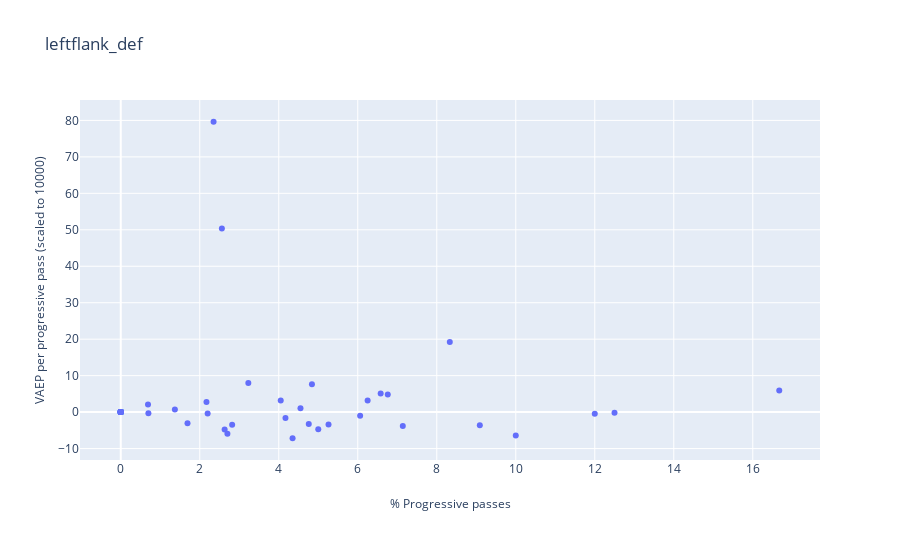
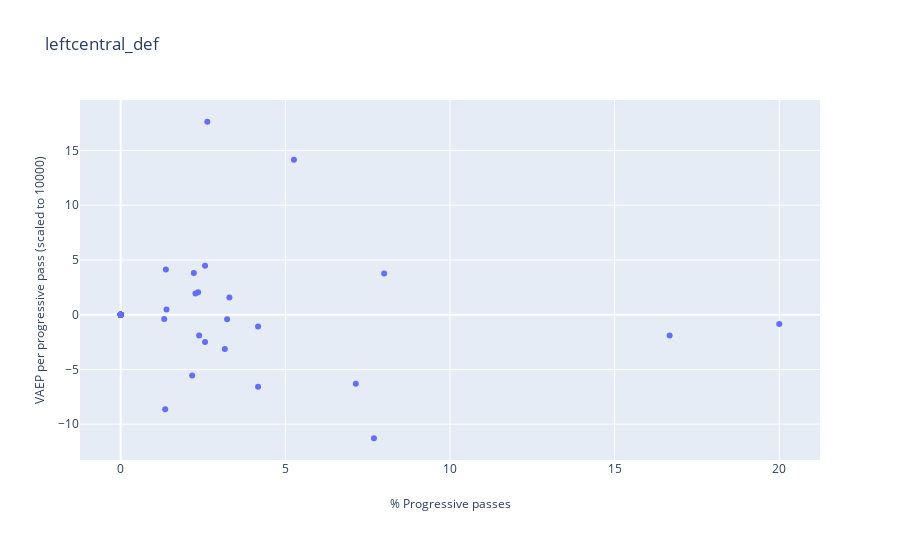
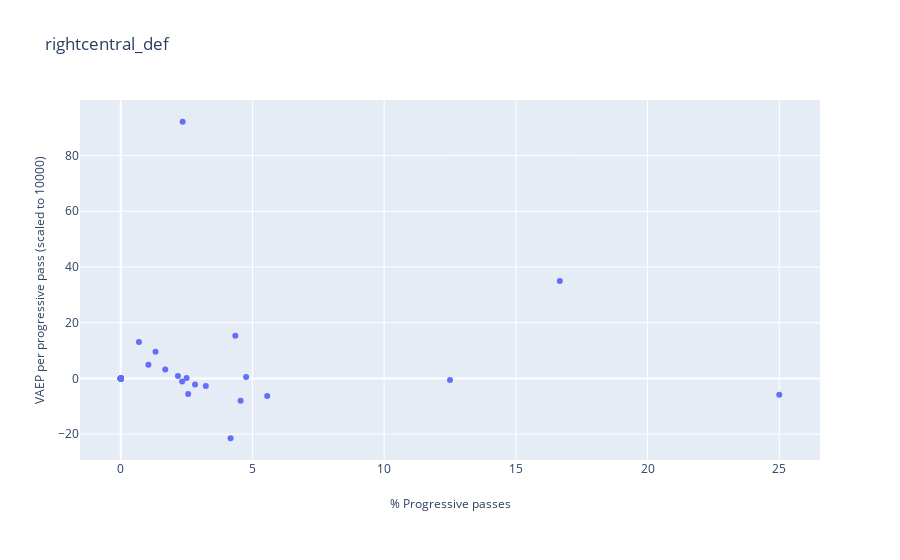
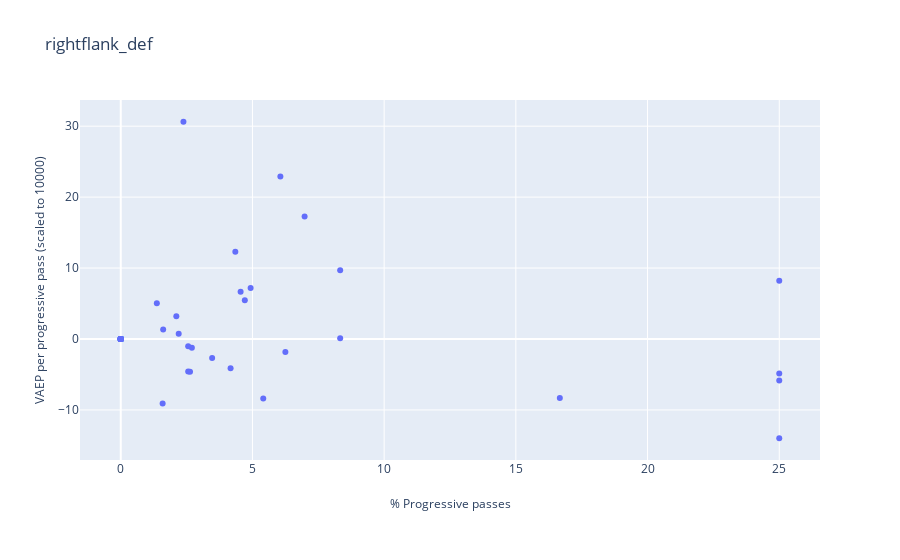

Notebook cell for these charts, in order:
### Code cell
plot_preference_value_region(defender_attrs_lcb_plot, result_type = 'inacc')

### Figure 1 — Plotly figure (JSON) as saved in the notebook; plotly's stock layout.template omitted (floating-point values rounded to 4 significant figures)
{"data": [{"mode": "markers", "name": "Plot0", "text": ["AaronCresswell LCB left", "AdrianMariappa L_CB right", "AhmedHegazi LCB right", "AhmedHegazi L_CB right", "AlfieMawson LCB right", "AlfieMawson L_CB right", "AngeloOgbonna LCB left", "AngeloOgbonna L_CB left", "AntonioRudiger LCB right", "AshleyWilliams L_CB right", "AymericLaporte L_CB left", "BenMee L_CB left", "BrunoMartinsIndi LCB left", "BrunoMartinsIndi L_CB left", "CalumChambers L_CB right", "ChrisSmalling L_CB right", "ChristianKabasele LCB right", "ChristianKabasele L_CB right", "ChristopherSchindler L_CB right", "CiaranClark LCB left", "CiaranClark L_CB left", "DeclanRice LCB right", "DejanLovren L_CB right", "EliaquimMangala L_CB left", "ErikPieters LCB left", "FlorianLejeune L_CB right", "GaryCahill LCB right", "GeoffCameron LCB right", "HarryMaguire L_CB right", "JamesCollins LCB right", "JamesTarkowski L_CB right", "JamesTomkins L_CB right", "JanVertonghen LCB left", "JanVertonghen L_CB left", "JonnyEvans LCB right", "JonnyEvans L_CB right", "JoseHolebas LCB left", "KevinWimmer LCB left", "KevinWimmer L_CB left", "KurtZouma L_CB right", "LaurentKoscielny LCB right", "LaurentKoscielny L_CB right", "LewisDunk L_CB right", "MamadouSakho L_CB left", "MarcosRojo L_CB left", "MayaYoshida L_CB right", "MichaelKeane L_CB right", "MiguelBritos LCB left", "MiguelBritos L_CB left", "NachoMonreal LCB left", "NachoMonreal L_CB left", "NathanAke LCB left", "NathanAke L_CB left", "NicolasOtamendi LCB right", "NicolasOtamendi L_CB right", "PaulDummett LCB left", "PhilJagielka LCB right", "PhilJagielka L_CB right", "PhilJones LCB right", "PhilJones L_CB right", "RagnarKlavan L_CB left", "RobHolding LCB right", "RobHolding L_CB right", "ScottDann L_CB right", "SeadKolasinac LCB left", "ShkodranMustafi L_CB right", "TobyAlderweireld L_CB right", "TyroneMings LCB left", "VictorNilssonLindelof L_CB right", "VirgilvanDijk L_CB right", "VirgilvanDijk L_CB right", "WesleyHoedt LCB left", "WesleyHoedt L_CB left", "WinstonReid L_CB right"], "type": "scatter", "x": [2.2, 0, 0, 2.17, 4.05, 2.82, 12.5, 0, 1.69, 0, 0, 6.58, 0, 0, 0, 0, 0, 2.56, 2.35, 0, 6.76, 10, 0, 0, 0, 4.84, 0, 0, 0.7, 0, 2.7, 9.09, 4.55, 5.26, 0, 5, 0, 3.23, 0, 6.25, 0, 0, 0.69, 6.06, 0, 16.67, 4.17, 0, 0, 2.63, 0, 8.33, 7.14, 0, 4.76, 0, 0, 0, 0, 12, 0, 0, 0, 0, 0, 0, 0, 0, 0, 0, 0, 4.35, 1.37, 0], "y": [-0.3853, 0, 0, 2.794, 3.152, -3.459, -0.1606, 0, -3.052, 0, 0, 5.114, 0, 0, 0, 0, 0, 50.39, 79.64, 0, 4.838, -6.416, 0, 0, 0, 7.617, 0, 0, -0.3445, 0, -5.912, -3.636, 1.061, -3.376, 0, -4.67, 0, 7.992, 0, 3.161, 0, 0, 2.079, -1.024, 0, 5.905, -1.605, 0, 0, -4.743, 0, 19.21, -3.8, 0, -3.267, 0, 0, 0, 0, -0.4637, 0, 0, 0, 0, 0, 0, 0, 0, 0, 0, 0, -7.171, 0.6906, 0]}], "layout": {"annotations": [{"showarrow": false, "text": "% Progressive passes", "x": 0.5, "xref": "paper", "y": -0.15, "yref": "paper"}, {"showarrow": false, "text": "VAEP per progressive pass (scaled to 10000)", "textangle": -90, "x": -0.07, "xref": "paper", "y": 0.5, "yref": "paper"}], "autosize": true, "margin": {"b": 100}, "title": {"text": "leftflank_def"}, "xaxis": {"autorange": true, "range": [-1.027, 17.7], "type": "linear"}, "yaxis": {"autorange": true, "range": [-13.66, 86.12], "type": "linear"}}}

### Figure 2 — Plotly figure (JSON) as saved in the notebook; plotly's stock layout.template omitted (floating-point values rounded to 4 significant figures)
{"data": [{"mode": "markers", "name": "Plot1", "text": ["AaronCresswell LCB left", "AdrianMariappa L_CB right", "AhmedHegazi LCB right", "AhmedHegazi L_CB right", "AlfieMawson LCB right", "AlfieMawson L_CB right", "AngeloOgbonna LCB left", "AngeloOgbonna L_CB left", "AntonioRudiger LCB right", "AshleyWilliams L_CB right", "AymericLaporte L_CB left", "BenMee L_CB left", "BrunoMartinsIndi LCB left", "BrunoMartinsIndi L_CB left", "CalumChambers L_CB right", "ChrisSmalling L_CB right", "ChristianKabasele LCB right", "ChristianKabasele L_CB right", "ChristopherSchindler L_CB right", "CiaranClark LCB left", "CiaranClark L_CB left", "DeclanRice LCB right", "DejanLovren L_CB right", "EliaquimMangala L_CB left", "ErikPieters LCB left", "FlorianLejeune L_CB right", "GaryCahill LCB right", "GeoffCameron LCB right", "HarryMaguire L_CB right", "JamesCollins LCB right", "JamesTarkowski L_CB right", "JamesTomkins L_CB right", "JanVertonghen LCB left", "JanVertonghen L_CB left", "JonnyEvans LCB right", "JonnyEvans L_CB right", "JoseHolebas LCB left", "KevinWimmer LCB left", "KevinWimmer L_CB left", "KurtZouma L_CB right", "LaurentKoscielny LCB right", "LaurentKoscielny L_CB right", "LewisDunk L_CB right", "MamadouSakho L_CB left", "MarcosRojo L_CB left", "MayaYoshida L_CB right", "MichaelKeane L_CB right", "MiguelBritos LCB left", "MiguelBritos L_CB left", "NachoMonreal LCB left", "NachoMonreal L_CB left", "NathanAke LCB left", "NathanAke L_CB left", "NicolasOtamendi LCB right", "NicolasOtamendi L_CB right", "PaulDummett LCB left", "PhilJagielka LCB right", "PhilJagielka L_CB right", "PhilJones LCB right", "PhilJones L_CB right", "RagnarKlavan L_CB left", "RobHolding LCB right", "RobHolding L_CB right", "ScottDann L_CB right", "SeadKolasinac LCB left", "ShkodranMustafi L_CB right", "TobyAlderweireld L_CB right", "TyroneMings LCB left", "VictorNilssonLindelof L_CB right", "VirgilvanDijk L_CB right", "VirgilvanDijk L_CB right", "WesleyHoedt LCB left", "WesleyHoedt L_CB left", "WinstonReid L_CB right"], "type": "scatter", "x": [3.3, 0, 7.14, 2.17, 1.35, 0, 0, 4.17, 0, 0, 0, 1.32, 0, 5.26, 0, 0, 0, 2.56, 2.35, 0, 0, 20, 4.17, 0, 0, 3.23, 2.56, 0, 0, 0, 0, 0, 2.27, 3.16, 0, 0, 0, 0, 0, 0, 0, 0, 1.39, 0, 0, 0, 0, 0, 7.69, 2.63, 0, 0, 2.38, 0, 0, 0, 0, 0, 0, 8, 2.22, 0, 0, 0, 0, 16.67, 0, 0, 0, 0, 0, 0, 1.37, 0], "y": [1.577, 0, -6.31, -5.56, -8.633, 0, 0, -6.577, 0, 0, 0, -0.3969, 0, 14.15, 0, 0, 0, -2.502, 2.054, 0, 0, -0.8604, -1.067, 0, 0, -0.4054, 4.466, 0, 0, 0, 0, 0, 1.948, -3.133, 0, 0, 0, 0, 0, 0, 0, 0, 0.4807, 0, 0, 0, 0, 0, -11.28, 17.62, 0, 0, -1.89, 0, 0, 0, 0, 0, 0, 3.764, 3.811, 0, 0, 0, 0, -1.908, 0, 0, 0, 0, 0, 0, 4.126, 0]}], "layout": {"annotations": [{"showarrow": false, "text": "% Progressive passes", "x": 0.5, "xref": "paper", "y": -0.15, "yref": "paper"}, {"showarrow": false, "text": "VAEP per progressive pass (scaled to 10000)", "textangle": -90, "x": -0.07, "xref": "paper", "y": 0.5, "yref": "paper"}], "autosize": true, "margin": {"b": 100}, "title": {"text": "leftcentral_def"}, "xaxis": {"autorange": true, "range": [-1.232, 21.23], "type": "linear"}, "yaxis": {"autorange": true, "range": [-13.44, 19.78], "type": "linear"}}}

### Figure 3 — Plotly figure (JSON) as saved in the notebook; plotly's stock layout.template omitted (floating-point values rounded to 4 significant figures)
{"data": [{"mode": "markers", "name": "Plot2", "text": ["AaronCresswell LCB left", "AdrianMariappa L_CB right", "AhmedHegazi LCB right", "AhmedHegazi L_CB right", "AlfieMawson LCB right", "AlfieMawson L_CB right", "AngeloOgbonna LCB left", "AngeloOgbonna L_CB left", "AntonioRudiger LCB right", "AshleyWilliams L_CB right", "AymericLaporte L_CB left", "BenMee L_CB left", "BrunoMartinsIndi LCB left", "BrunoMartinsIndi L_CB left", "CalumChambers L_CB right", "ChrisSmalling L_CB right", "ChristianKabasele LCB right", "ChristianKabasele L_CB right", "ChristopherSchindler L_CB right", "CiaranClark LCB left", "CiaranClark L_CB left", "DeclanRice LCB right", "DejanLovren L_CB right", "EliaquimMangala L_CB left", "ErikPieters LCB left", "FlorianLejeune L_CB right", "GaryCahill LCB right", "GeoffCameron LCB right", "HarryMaguire L_CB right", "JamesCollins LCB right", "JamesTarkowski L_CB right", "JamesTomkins L_CB right", "JanVertonghen LCB left", "JanVertonghen L_CB left", "JonnyEvans LCB right", "JonnyEvans L_CB right", "JoseHolebas LCB left", "KevinWimmer LCB left", "KevinWimmer L_CB left", "KurtZouma L_CB right", "LaurentKoscielny LCB right", "LaurentKoscielny L_CB right", "LewisDunk L_CB right", "MamadouSakho L_CB left", "MarcosRojo L_CB left", "MayaYoshida L_CB right", "MichaelKeane L_CB right", "MiguelBritos LCB left", "MiguelBritos L_CB left", "NachoMonreal LCB left", "NachoMonreal L_CB left", "NathanAke LCB left", "NathanAke L_CB left", "NicolasOtamendi LCB right", "NicolasOtamendi L_CB right", "PaulDummett LCB left", "PhilJagielka LCB right", "PhilJagielka L_CB right", "PhilJones LCB right", "PhilJones L_CB right", "RagnarKlavan L_CB left", "RobHolding LCB right", "RobHolding L_CB right", "ScottDann L_CB right", "SeadKolasinac LCB left", "ShkodranMustafi L_CB right", "TobyAlderweireld L_CB right", "TyroneMings LCB left", "VictorNilssonLindelof L_CB right", "VirgilvanDijk L_CB right", "VirgilvanDijk L_CB right", "WesleyHoedt LCB left", "WesleyHoedt L_CB left", "WinstonReid L_CB right"], "type": "scatter", "x": [0, 0, 0, 2.17, 0, 0, 0, 0, 1.69, 0, 4.55, 1.32, 0, 0, 0, 0, 0, 0, 2.35, 0, 0, 0, 0, 0, 0, 0, 2.56, 0, 2.82, 0, 0, 0, 0, 1.05, 0, 2.5, 0, 3.23, 0, 0, 0, 0, 0.69, 0, 16.67, 5.56, 0, 4.35, 0, 0, 25, 4.17, 4.76, 0, 0, 0, 0, 0, 0, 0, 0, 0, 12.5, 0, 0, 0, 0, 0, 0, 2.33, 0, 0, 0, 0], "y": [0, 0, 0, 0.8926, 0, 0, 0, 0, 3.18, 0, -8.042, 9.576, 0, 0, 0, 0, 0, 0, 92.12, 0, 0, 0, 0, 0, 0, 0, -5.573, 0, -2.147, 0, 0, 0, 0, 4.946, 0, 0.19, 0, -2.688, 0, 0, 0, 0, 13.12, 0, 35.01, -6.288, 0, 15.3, 0, 0, -5.903, -21.47, 0.5078, 0, 0, 0, 0, 0, 0, 0, 0, 0, -0.5261, 0, 0, 0, 0, 0, 0, -1.128, 0, 0, 0, 0]}], "layout": {"annotations": [{"showarrow": false, "text": "% Progressive passes", "x": 0.5, "xref": "paper", "y": -0.15, "yref": "paper"}, {"showarrow": false, "text": "VAEP per progressive pass (scaled to 10000)", "textangle": -90, "x": -0.07, "xref": "paper", "y": 0.5, "yref": "paper"}], "autosize": true, "margin": {"b": 100}, "title": {"text": "rightcentral_def"}, "xaxis": {"autorange": true, "range": [-1.54, 26.54], "type": "linear"}, "yaxis": {"autorange": true, "range": [-29.96, 100.6], "type": "linear"}}}

### Figure 4 — Plotly figure (JSON) as saved in the notebook; plotly's stock layout.template omitted (floating-point values rounded to 4 significant figures)
{"data": [{"mode": "markers", "name": "Plot3", "text": ["AaronCresswell LCB left", "AdrianMariappa L_CB right", "AhmedHegazi LCB right", "AhmedHegazi L_CB right", "AlfieMawson LCB right", "AlfieMawson L_CB right", "AngeloOgbonna LCB left", "AngeloOgbonna L_CB left", "AntonioRudiger LCB right", "AshleyWilliams L_CB right", "AymericLaporte L_CB left", "BenMee L_CB left", "BrunoMartinsIndi LCB left", "BrunoMartinsIndi L_CB left", "CalumChambers L_CB right", "ChrisSmalling L_CB right", "ChristianKabasele LCB right", "ChristianKabasele L_CB right", "ChristopherSchindler L_CB right", "CiaranClark LCB left", "CiaranClark L_CB left", "DeclanRice LCB right", "DejanLovren L_CB right", "EliaquimMangala L_CB left", "ErikPieters LCB left", "FlorianLejeune L_CB right", "GaryCahill LCB right", "GeoffCameron LCB right", "HarryMaguire L_CB right", "JamesCollins LCB right", "JamesTarkowski L_CB right", "JamesTomkins L_CB right", "JanVertonghen LCB left", "JanVertonghen L_CB left", "JonnyEvans LCB right", "JonnyEvans L_CB right", "JoseHolebas LCB left", "KevinWimmer LCB left", "KevinWimmer L_CB left", "KurtZouma L_CB right", "LaurentKoscielny LCB right", "LaurentKoscielny L_CB right", "LewisDunk L_CB right", "MamadouSakho L_CB left", "MarcosRojo L_CB left", "MayaYoshida L_CB right", "MichaelKeane L_CB right", "MiguelBritos LCB left", "MiguelBritos L_CB left", "NachoMonreal LCB left", "NachoMonreal L_CB left", "NathanAke LCB left", "NathanAke L_CB left", "NicolasOtamendi LCB right", "NicolasOtamendi L_CB right", "PaulDummett LCB left", "PhilJagielka LCB right", "PhilJagielka L_CB right", "PhilJones LCB right", "PhilJones L_CB right", "RagnarKlavan L_CB left", "RobHolding LCB right", "RobHolding L_CB right", "ScottDann L_CB right", "SeadKolasinac LCB left", "ShkodranMustafi L_CB right", "TobyAlderweireld L_CB right", "TyroneMings LCB left", "VictorNilssonLindelof L_CB right", "VirgilvanDijk L_CB right", "VirgilvanDijk L_CB right", "WesleyHoedt LCB left", "WesleyHoedt L_CB left", "WinstonReid L_CB right"], "type": "scatter", "x": [2.2, 0, 0, 0, 2.7, 0, 0, 0, 0, 0, 0, 0, 0, 0, 25, 0, 0, 2.56, 4.71, 0, 0, 0, 0, 0, 25, 1.61, 2.56, 0, 4.93, 0, 5.41, 4.55, 0, 2.11, 0, 0, 0, 0, 0, 6.25, 0, 0, 3.47, 6.06, 8.33, 0, 4.17, 0, 0, 2.63, 0, 0, 2.38, 0, 1.59, 0, 8.33, 0, 0, 0, 0, 25, 0, 0, 0, 16.67, 0, 0, 0, 6.98, 0, 4.35, 1.37, 25], "y": [0.7359, 0, 0, 0, -1.241, 0, 0, 0, 0, 0, 0, 0, 0, 0, -4.873, 0, 0, -4.578, 5.465, 0, 0, 0, 0, 0, -13.99, 1.326, -1.016, 0, 7.176, 0, -8.384, 6.655, 0, 3.224, 0, 0, 0, 0, 0, -1.841, 0, 0, -2.687, 22.9, 9.678, 0, -4.115, 0, 0, -4.617, 0, 0, 30.62, 0, -9.072, 0, 0.09427, 0, 0, 0, 0, -5.854, 0, 0, 0, -8.314, 0, 0, 0, 17.28, 0, 12.32, 5.044, 8.197]}], "layout": {"annotations": [{"showarrow": false, "text": "% Progressive passes", "x": 0.5, "xref": "paper", "y": -0.15, "yref": "paper"}, {"showarrow": false, "text": "VAEP per progressive pass (scaled to 10000)", "textangle": -90, "x": -0.07, "xref": "paper", "y": 0.5, "yref": "paper"}], "autosize": true, "margin": {"b": 100}, "title": {"text": "rightflank_def"}, "xaxis": {"autorange": true, "range": [-1.54, 26.54], "type": "linear"}, "yaxis": {"autorange": true, "range": [-17.32, 33.96], "type": "linear"}}}
